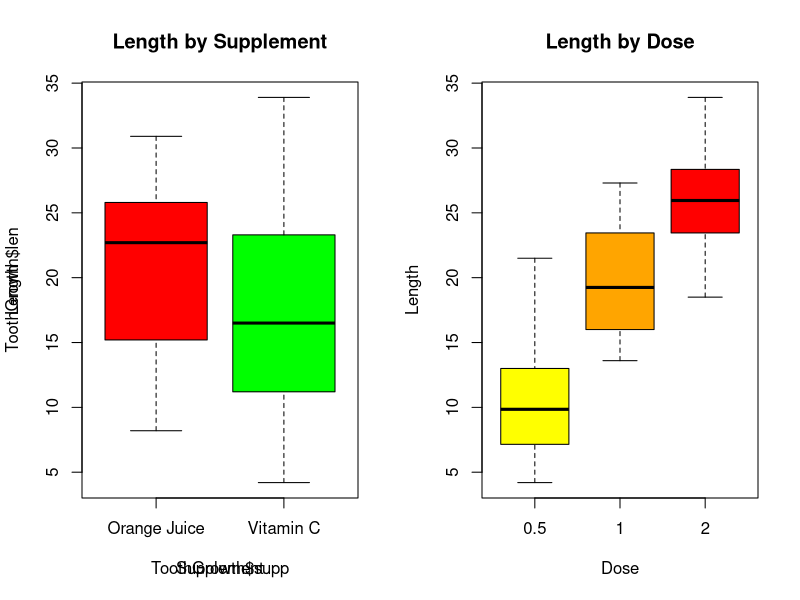
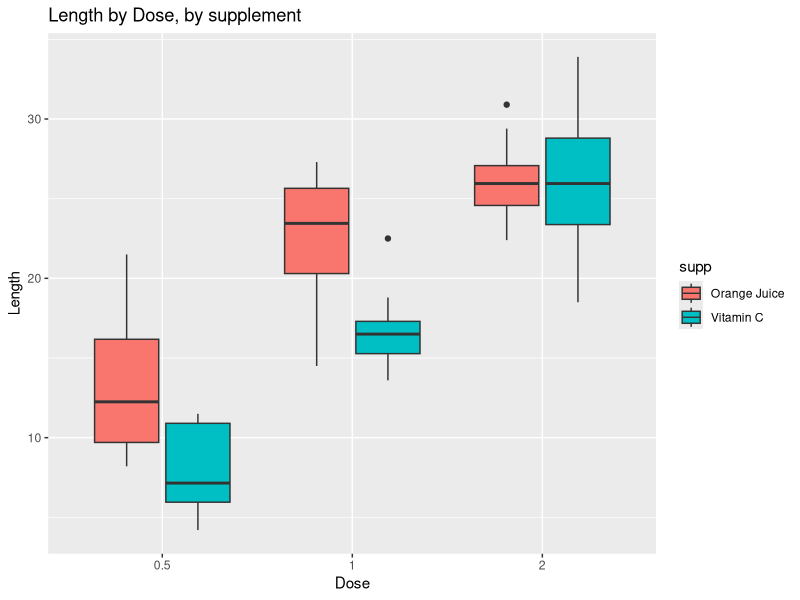

Write the R code that produced these figures, in order.
## ---- chunk 1
knitr::opts_chunk$set(echo = TRUE)
library(ggplot2)
## ---- chunk 2
library(datasets)
data(ToothGrowth)
ToothGrowth$dose <- as.factor(ToothGrowth$dose)
levels(ToothGrowth$supp) <- c("Orange Juice","Vitamin C")
## ---- chunk 3
summary(ToothGrowth)
## ---- chunk 4
par(mfrow=c(1,2))
boxplot(ToothGrowth$len ~ ToothGrowth$supp,col=c("red","green"))
title(main="Length by Supplement", xlab="Supplement",ylab="Length")
boxplot(ToothGrowth$len ~ ToothGrowth$dose, col=c("yellow","orange","red"),xlab="Dose",ylab="Length")
title(main="Length by Dose")
## ---- chunk 5
ggplot(ToothGrowth, aes(x=dose,y=len)) + geom_boxplot(aes(fill=supp)) + labs(title="Length by Dose, by supplement",x="Dose",y="Length")

## ---- chunk 6
lowdose <- subset(ToothGrowth, dose == 0.5)
conf <- t.test(len ~ supp, data=lowdose)
conf$conf.int
## ---- chunk 7
middose <- subset(ToothGrowth, dose == 1)
conf2 <- t.test(len ~ supp, data=middose)
conf2$conf.int
## ---- chunk 8
highdose <- subset(ToothGrowth, dose == 2)
conf3 <- t.test(len ~ supp, data=highdose)
conf3$conf.int
